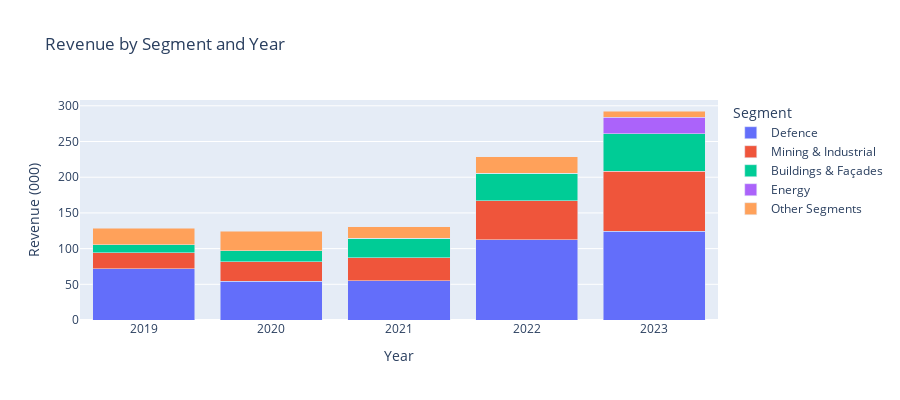

Source (notebook cell):
### Code cell
px.bar(df_revenue, x='Year/Segment', y='Amount', color='Segment', barmode='stack', title='Revenue by Segment and Year', labels={'Amount': 'Revenue (000)', 'Year/Segment': 'Year'}, height=400)

### Figure 1 — Plotly figure (JSON) as saved in the notebook; plotly's stock layout.template omitted (floating-point values rounded to 4 significant figures)
{"data": [{"alignmentgroup": "True", "hovertemplate": "Segment=Defence<br>Year=%{x}<br>Revenue (000)=%{y}<extra></extra>", "legendgroup": "Defence", "marker": {"color": "#636efa", "pattern": {"shape": ""}}, "name": "Defence", "offsetgroup": "Defence", "orientation": "v", "showlegend": true, "textposition": "auto", "type": "bar", "x": [2019, 2020, 2021, 2022, 2023], "xaxis": "x", "y": [71.9, 54.11, 54.98, 112.1, 124.2], "yaxis": "y"}, {"alignmentgroup": "True", "hovertemplate": "Segment=Mining & Industrial<br>Year=%{x}<br>Revenue (000)=%{y}<extra></extra>", "legendgroup": "Mining & Industrial", "marker": {"color": "#EF553B", "pattern": {"shape": ""}}, "name": "Mining & Industrial", "offsetgroup": "Mining & Industrial", "orientation": "v", "showlegend": true, "textposition": "auto", "type": "bar", "x": [2019, 2020, 2021, 2022, 2023], "xaxis": "x", "y": [22.24, 27.59, 32.29, 55.18, 84.04], "yaxis": "y"}, {"alignmentgroup": "True", "hovertemplate": "Segment=Buildings & Façades<br>Year=%{x}<br>Revenue (000)=%{y}<extra></extra>", "legendgroup": "Buildings & Façades", "marker": {"color": "#00cc96", "pattern": {"shape": ""}}, "name": "Buildings & Façades", "offsetgroup": "Buildings & Façades", "orientation": "v", "showlegend": true, "textposition": "auto", "type": "bar", "x": [2019, 2020, 2021, 2022, 2023], "xaxis": "x", "y": [11.26, 15.3, 26.96, 38.09, 52.87], "yaxis": "y"}, {"alignmentgroup": "True", "hovertemplate": "Segment=Energy<br>Year=%{x}<br>Revenue (000)=%{y}<extra></extra>", "legendgroup": "Energy", "marker": {"color": "#ab63fa", "pattern": {"shape": ""}}, "name": "Energy", "offsetgroup": "Energy", "orientation": "v", "showlegend": true, "textposition": "auto", "type": "bar", "x": [2019, 2020, 2021, 2022, 2023], "xaxis": "x", "y": [0, 0, 0, 0, 23.25], "yaxis": "y"}, {"alignmentgroup": "True", "hovertemplate": "Segment=Other Segments<br>Year=%{x}<br>Revenue (000)=%{y}<extra></extra>", "legendgroup": "Other Segments", "marker": {"color": "#FFA15A", "pattern": {"shape": ""}}, "name": "Other Segments", "offsetgroup": "Other Segments", "orientation": "v", "showlegend": true, "textposition": "auto", "type": "bar", "x": [2019, 2020, 2021, 2022, 2023], "xaxis": "x", "y": [22.8, 27.07, 16.66, 23.19, 8.421], "yaxis": "y"}], "layout": {"barmode": "stack", "height": 400, "legend": {"title": {"text": "Segment"}, "tracegroupgap": 0}, "title": {"text": "Revenue by Segment and Year"}, "xaxis": {"anchor": "y", "domain": [0, 1], "title": {"text": "Year"}}, "yaxis": {"anchor": "x", "domain": [0, 1], "title": {"text": "Revenue (000)"}}}}
